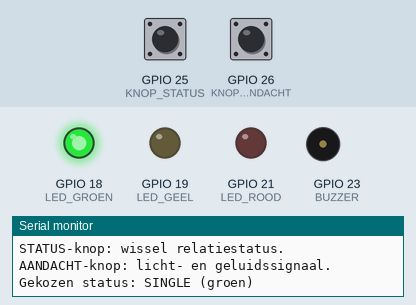
A sketch run on a simulated ESP32. Shown: output pins drawn as LEDs (lit = HIGH), buzzer (waves = sounding), the last lines printed to the serial monitor. Dashed ring = blinking. The inputs (shaded band) are chosen by the test bench; at power-on: GPIO 26 (KNOP_AANDACHT) HIGH, GPIO 25 (KNOP_STATUS) HIGH.

Above: at 1.2 s.
1.3 s: GPIO 26 (KNOP_AANDACHT) pulled LOW for 0.15 s
At 1.79 s:
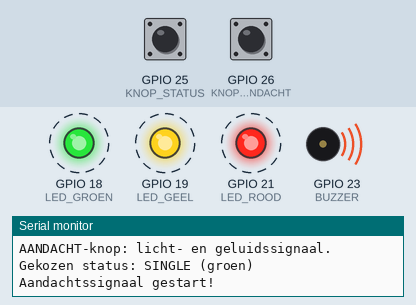
4.3 s: GPIO 25 (KNOP_STATUS) pulled LOW for 0.15 s
At 5.5 s:
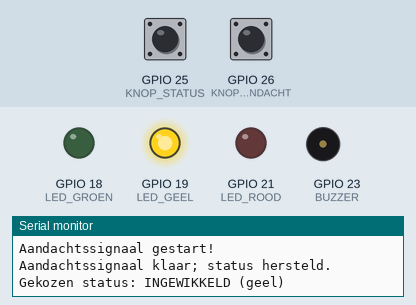
5.9 s: GPIO 25 (KNOP_STATUS) pulled LOW for 1 s
At 7.0 s:
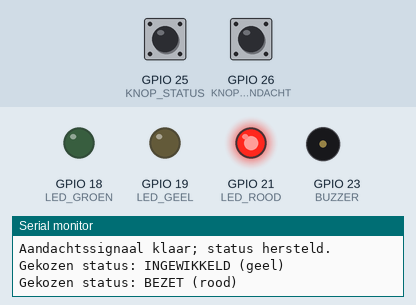
8.4 s: GPIO 25 (KNOP_STATUS) pulled LOW for 3.2 s
At 8.9 s:
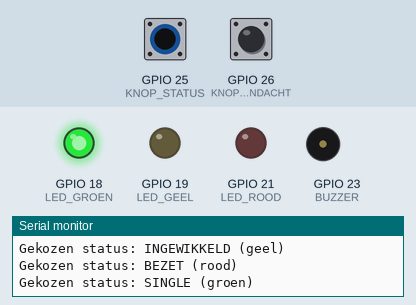
Timing chart, 0 to 11.4 s (numbered marks = the images above; inputs shaded):
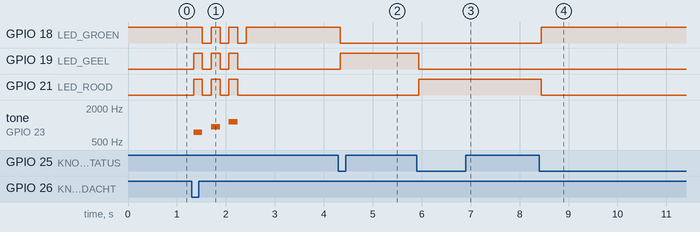

The sketch:

sketch.ino
```cpp
/*
  Niet-zo-single-feestje | ESP32-hartketting
  Fase 2: Realiseren - Hackathon Software Developer

  Werking:
  - GROEN  = single
  - GEEL   = het is ingewikkeld
  - ROOD   = bezet
  - Knop STATUS wisselt tussen deze drie statussen.
  - Knop AANDACHT laat alle lampjes drie keer knipperen
    met een kort geluidje. Hierna komt de gekozen status terug.

  Dit prototype communiceert NIET met andere kettingen.
  Er worden GEEN persoonsgegevens opgeslagen of verzonden.
*/

#include <Arduino.h>

// Aansluitingen (ESP32 GPIO-nummers)
constexpr uint8_t LED_GROEN = 18;
constexpr uint8_t LED_GEEL = 19;
constexpr uint8_t LED_ROOD = 21;
constexpr uint8_t KNOP_STATUS = 25;
constexpr uint8_t KNOP_AANDACHT = 26;
constexpr uint8_t BUZZER = 23;

constexpr unsigned long DEBOUNCE_MS = 40;
constexpr unsigned long KNIPPER_INTERVAL_MS = 180;
constexpr uint8_t AANTAL_ANIMATIE_FASEN = 6; // 3x aan en 3x uit

enum RelatieStatus : uint8_t {
  SINGLE = 0,
  INGEWIKKELD = 1,
  BEZET = 2
};

// Houdt bij of een druk op een knop echt is (geen contactdender).
struct Knop {
  uint8_t pin;
  int vorigeMeting = HIGH;
  int stabieleStand = HIGH;
  unsigned long laatsteWijzigingMs = 0;
};

Knop statusKnop = {KNOP_STATUS};
Knop aandachtKnop = {KNOP_AANDACHT};

RelatieStatus gekozenStatus = SINGLE;
bool animatieActief = false;
uint8_t animatieFase = 0;
unsigned long laatsteAnimatieStapMs = 0;

// Geeft true terug precies wanneer de knop stabiel is ingedrukt.
bool isNetIngedrukt(Knop &knop, unsigned long nu) {
  const int meting = digitalRead(knop.pin);

  if (meting != knop.vorigeMeting) {
    knop.vorigeMeting = meting;
    knop.laatsteWijzigingMs = nu;
  }

  if ((nu - knop.laatsteWijzigingMs) >= DEBOUNCE_MS &&
      meting != knop.stabieleStand) {
    knop.stabieleStand = meting;
    return meting == LOW;
  }

  return false;
}

// Zet de LEDs op de gekozen relatie-status.
void toonStatus() {
  digitalWrite(LED_GROEN, gekozenStatus == SINGLE ? HIGH : LOW);
  digitalWrite(LED_GEEL, gekozenStatus == INGEWIKKELD ? HIGH : LOW);
  digitalWrite(LED_ROOD, gekozenStatus == BEZET ? HIGH : LOW);
}

void printStatus() {
  Serial.print("Gekozen status: ");
  switch (gekozenStatus) {
    case SINGLE: Serial.println("SINGLE (groen)"); break;
    case INGEWIKKELD: Serial.println("INGEWIKKELD (geel)"); break;
    case BEZET: Serial.println("BEZET (rood)"); break;
  }
}

// Statusknop gaat in een rondje: single -> ingewikkeld -> bezet.
void volgendeStatus() {
  gekozenStatus = static_cast<RelatieStatus>((gekozenStatus + 1) % 3);
  if (!animatieActief) {
    toonStatus();
  }
  printStatus();
}

// Oneven fasen zijn uit, even fasen aan (0, 2, 4).
void toonAnimatieFase(uint8_t fase) {
  const bool lichtAan = (fase % 2 == 0);
  digitalWrite(LED_GROEN, lichtAan ? HIGH : LOW);
  digitalWrite(LED_GEEL, lichtAan ? HIGH : LOW);
  digitalWrite(LED_ROOD, lichtAan ? HIGH : LOW);

  if (lichtAan) {
    tone(BUZZER, 740 + (fase * 100));
  } else {
    noTone(BUZZER);
  }
}

void startAandacht(unsigned long nu) {
  if (animatieActief) {
    return; // Geen dubbele animaties tegelijk.
  }
  animatieActief = true;
  animatieFase = 0;
  laatsteAnimatieStapMs = nu;
  toonAnimatieFase(animatieFase);
  Serial.println("Aandachtssignaal gestart!");
}

// Niet-blokkerende animatie: de ESP32 blijft knoppen lezen.
void werkAnimatieBij(unsigned long nu) {
  if (!animatieActief ||
      (nu - laatsteAnimatieStapMs) < KNIPPER_INTERVAL_MS) {
    return;
  }

  laatsteAnimatieStapMs = nu;
  animatieFase++;

  if (animatieFase >= AANTAL_ANIMATIE_FASEN) {
    animatieActief = false;
    noTone(BUZZER);
    toonStatus();
    Serial.println("Aandachtssignaal klaar; status hersteld.");
    return;
  }

  toonAnimatieFase(animatieFase);
}

void setup() {
  Serial.begin(115200);

  pinMode(LED_GROEN, OUTPUT);
  pinMode(LED_GEEL, OUTPUT);
  pinMode(LED_ROOD, OUTPUT);
  pinMode(BUZZER, OUTPUT);

  // Interne pull-up: losgelaten = HIGH, ingedrukt = LOW.
  pinMode(KNOP_STATUS, INPUT_PULLUP);
  pinMode(KNOP_AANDACHT, INPUT_PULLUP);

  noTone(BUZZER);
  toonStatus();
  Serial.println("Niet-zo-single hartketting gestart!");
  Serial.println("STATUS-knop: wissel relatiestatus.");
  Serial.println("AANDACHT-knop: licht- en geluidssignaal.");
  printStatus();
}

void loop() {
  const unsigned long nu = millis();

  if (isNetIngedrukt(statusKnop, nu)) {
    volgendeStatus();
  }

  if (isNetIngedrukt(aandachtKnop, nu)) {
    startAandacht(nu);
  }

  werkAnimatieBij(nu);
}
```

Measured:
- after the input at 1.3 s, GPIO 18 (LED_GROEN): alternates HIGH for 0.18 s and LOW for 0.18 s, 6 changes in all, then stays HIGH, starting after 0.22 s; GPIO 19 (LED_GEEL): alternates HIGH for 0.18 s and LOW for 0.18 s, 6 changes in all, then stays LOW, starting at once
- after the input at 4.3 s, GPIO 18 (LED_GROEN): HIGH → LOW at once; GPIO 19 (LED_GEEL): LOW → HIGH at once
- after the input at 5.9 s, GPIO 19 (LED_GEEL): HIGH → LOW at once; GPIO 21 (LED_ROOD): LOW → HIGH at once
- after the input at 8.4 s, GPIO 18 (LED_GROEN): LOW → HIGH at once; GPIO 21 (LED_ROOD): HIGH → LOW at once
